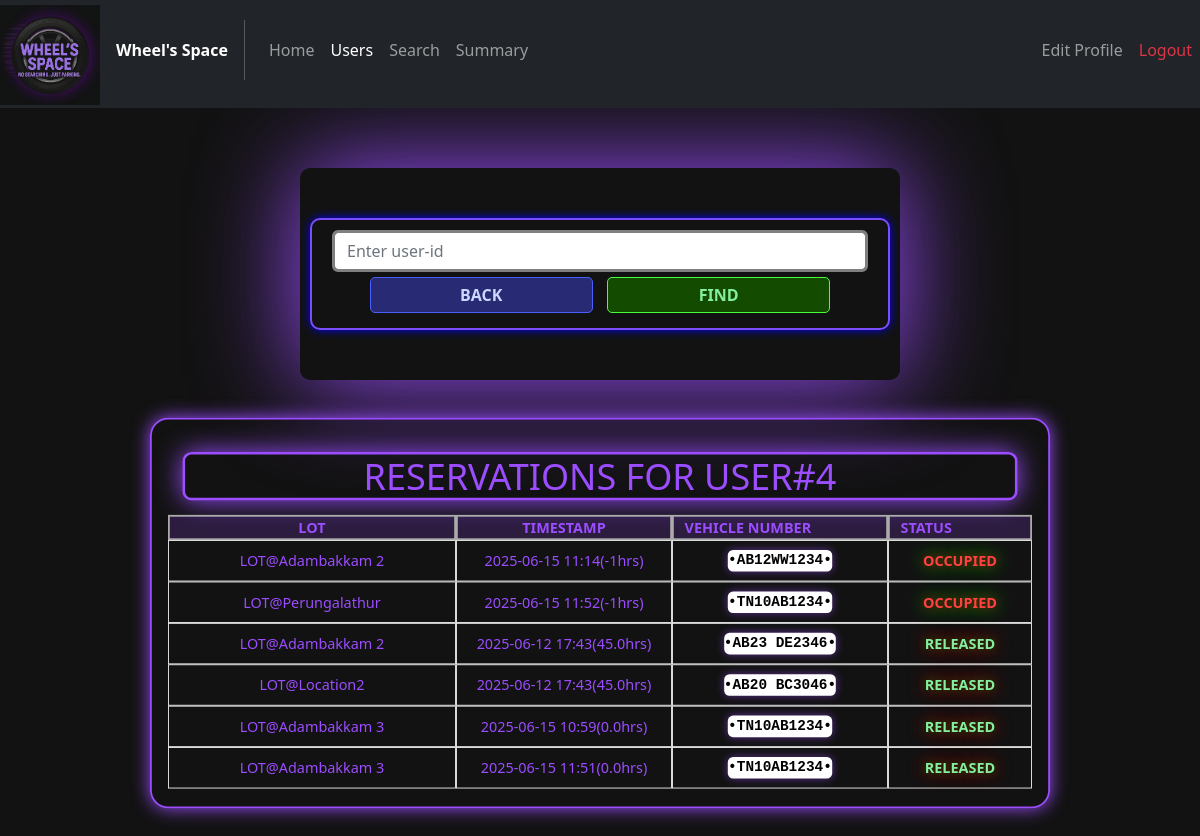
/adminhistory?userid=4, run on an earlier commit of the app's database.
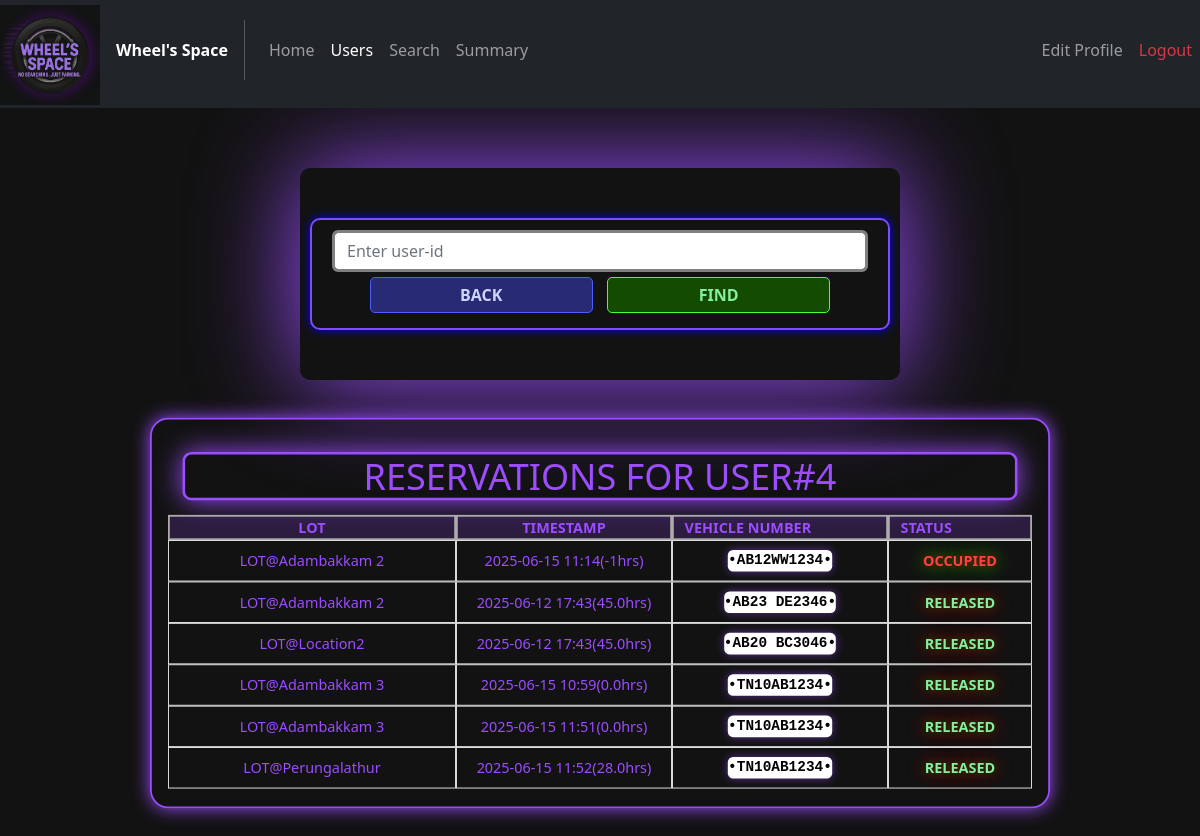
And on a later commit of the database.
### models/Reservations.py (models this page shows)
class Reservations(db.Model):
    __tablename__ = "Reservations"
    reservation_id = db.Column(db.Integer, primary_key = True)
    spot_id = db.Column(db.Integer, db.ForeignKey("Spots.spot_id"), nullable=True)
    user_id = db.Column(db.Integer, db.ForeignKey("Users.user_id"))
    parking_timestamp = db.Column(db.DateTime, nullable = False)
    leaving_timestamp = db.Column(db.DateTime)
    price_per_hour = db.Column(db.Numeric(10, 2), nullable=False)
    vehicle_number = db.Column(db.String(11), nullable=False)
    spot = db.relationship("Spots", back_populates = "reservation")
    user = db.relationship("Users", back_populates = "reserved")

### models/Lots.py (models this page shows)
class Lots(db.Model):
    __tablename__ = "Lots"
    lot_id   = db.Column(db.Integer, primary_key=True)
    location = db.Column(db.String(30), unique = True, nullable=False)
    price    = db.Column(db.Numeric(10, 2), nullable=False)
    address  = db.Column(db.String(100), nullable = False)
    pincode  = db.Column(db.Integer, nullable=False)
    max_spots= db.Column(db.Integer, nullable=False)
    spots    = db.relationship("Spots",back_populates = "lot")

### controllers/admin_routes.py (the view)
@admin_routes.route("/adminhistory")
def adminhistory():
    uid = request.args.get("userid")
    if (uid!=None):
        if not uid.isdigit():
            return render_template("admin_history.html", search=False)
        else:
            user = Users.query.filter_by(user_id = uid).first()
            if user==None:
                return render_template("admin_history.html",search=False,show_alert=True)
            raw_sql =  text(f"""SELECT
                                    spots.spot_id,
                                    lots.location,
                                    reservations.vehicle_number,
                                    reservations.parking_timestamp,
                                    reservations.leaving_timestamp
                                FROM reservations
                                LEFT OUTER JOIN spots ON (reservations.spot_id = spots.spot_id)
                                JOIN lots ON (spots.lot_id=lots.lot_id)
                                JOIN users ON (users.user_id = reservations.user_id)
                                WHERE users.user_id = {uid};""")
            res = db.session.execute(raw_sql).all()
            i=len(res)-1
            ind = i
            while i>=0:
                if res[ind].leaving_timestamp==None:
                    res.insert(0,res.pop(ind))
                    ind+=1
                i-=1
                ind-=1
            return render_template("admin_history.html", search=True, user_id = uid, reservations = res, datetime=datetime)
    else:
        return render_template("admin_history.html", search=False)

### templates/admin_history.html (shortened to what this page needs)
<!DOCTYPE html>
<html lang="en">
<head>
    <link href="https://cdn.jsdelivr.net/npm/bootstrap@5.2.3/dist/css/bootstrap.min.css" rel="stylesheet">
    <link rel="stylesheet" href="../static/css/General_style.css">
    <link rel="stylesheet" href="../static/css/Admin_style.css">
</head>
<body>
    <nav class="navbar navbar-expand-lg navbar-dark bg-dark my-nav-bar">
        <div class="navbar-brand logo">
            <img src = {{ url_for('static', filename='images/logo.png')}} alt="WHEEL'S SPACE LOGO" id="logo" class="img-fluid mb-5">
        </div>
        <span class="fw-bold text-white">Wheel's Space</span>
        <div class="collapse navbar-collapse" id = "navbarelements">
            <ul class="navbar-nav me-auto">
                <li class="nav-item">
                    <a href="{{url_for("admin_routes.adminhome")}}" class="nav-link my-nav-link">Home</a>
                </li>
                <li class="nav-item">
                    <a href="#" class="nav-link my-nav-link active">Users</a>
                </li>
                <li class="nav-item">
                    <a href="{{url_for("admin_routes.adminsearch")}}" class="nav-link my-nav-link">Search</a>
                </li>
                <li class="nav-item">
                    <a href="{{url_for("admin_routes.adminsummary")}}" class="nav-link my-nav-link">Summary</a>
                </li>
            </ul>
            <ul class="navbar-nav">
                <li class="nav-item">
                    <a href="{{url_for("admin_routes.adminedit")}}" class="nav-link my-nav-link">Edit Profile</a>
                </li>
                <li class="nav-item">
                    <a href="{{url_for('auth_rbac.logout')}}" class="nav-link my-nav-link text-danger">Logout</a>
                </li>
            </ul>
        </div>
    </nav>
    <div class="span-box text-center container">
        <form action="{{ url_for('admin_routes.adminhistory') }}" class="form-style form my-form">
            <input type="number" name="userid" id="userid" placeholder="Enter user-id" class="col-12 form-control my-form-input">
            <a href="{{ url_for('admin_routes.adminhome') }}" class="admin-button col-5 edit-btn">BACK</a>
            <input type="submit" value="FIND" class="admin-button col-5 add-btn">
        </form>
    </div>
    {% if search %}
    <div class="container my-3 user-box">
        <div class="row">
            <span class="my-title h1 m-3 col text-center">RESERVATIONS FOR USER#{{user_id}}</span>
        </div>
        <div class="row mb-1 mb-lg-0">
            <div class="table-heading col-6 col-md-5 col-lg-4">LOT</div>
            <div class="table-heading col-6 col-md-3 col-lg-3">TIMESTAMP</div>
            <div class="table-heading d-none d-md-block col-md-4 col-lg-3">VEHICLE NUMBER</div>
            <div class="table-heading d-none d-lg-block col-lg-2">STATUS</div>
        </div>
        {% if reservations | length == 0%}
            <div class="row mb-1 mb-lg-0">
                <div class="table-element col h2">
                    NO RESERVATIONS
                </div>
            </div>
        {% else %}
            {% for res in reservations %}
                {% if res.leaving_timestamp!=None %}
                    {% set duration = (datetime.strptime(res.leaving_timestamp[:-10],'%Y-%m-%d %H:%M')-datetime.strptime(res.parking_timestamp[:-10],'%Y-%m-%d %H:%M')).total_seconds()//3600 %}
                {% else %}
                    {% set duration = -1 %}
                {% endif %}
            <div class="row mb-1 mb-lg-0">
                <div class="table-element col-6 col-md-5 col-lg-4">LOT@{{res.location}}</div>
                <div class="table-element col-6 col-md-3">{{res.parking_timestamp[:-10]}}({{duration}}hrs)</div>
                <div class="table-element col-6 col-md-4 col-lg-3">
                    <div class="d-flex license-plate justify-content-center">
                        <span>{{res.vehicle_number}}</span>
                    </div>
                </div>
                <div class="table-element col-6 col-md-12 col-lg-2">
                    {% if res.leaving_timestamp==None %}
                        <span class="admin-red-span">OCCUPIED</span>
                    {% else %}
                        <span class="admin-green-span">RELEASED</span>
                    {% endif %}
                </div>
            </div>
            {% endfor %}
        {% endif %}
    </div>
    {% endif %}
</body>
</html>

### static/css/General_style.css (style rules this page uses)
body { background-color: #121212; }
.logo { max-width: 100px; max-height: 100px; }
.my-nav-bar { padding-top: 0px; }
.my-nav-link { padding: 10px; }
.span-box { min-width: 200px; max-width: 600px !important; margin-top: 5%; width: 80%; background-color: #121212; box-shadow: 0px 0px 100px 0px #9b4dff; padding: 50px 10px; border-radius: 10px; }
.edit-btn { background-color: #282b73; color: #cbd7ff; border: 1px solid #4b5fff; }
.add-btn { background-color: #134c00; color: #85ee9f; border: 1px solid #48ff3b; }
.my-form { padding: 10px 20px; border: 2px solid #7c4dff; border-radius: 10px; box-shadow: 0px 0px 10px 0px blue; }
.my-form .my-form-input { border: 3px solid gray !important; }
.my-title { border: 3px solid #9b4dff; color: #9b4dff; padding: 0px 10px; box-shadow: 0px 0px 30px 0px; border-radius: 10px; }
.table-heading { background-color: #9b4dff30; font-weight: bold; color: #9b4dff; border: 2px solid #ababab; display: flex; align-items: center; justify-content: center; }
.table-element { border: 1px solid #efefef; color: #9b4dff; display: flex; align-items: center; justify-content: center; }
.license-plate { text-align: center !important; border-radius: 6px; background: white; color: black; font-weight: bold; font-family: 'Consolas', 'Courier New', monospace; box-shadow: 0 0 10px #9b4dff88; height: fit-content; }
.license-plate::before, .license-plate::after { content: "•"; font-size: 1rem; color: black; vertical-align: middle; }
.user-box { max-width: 1000px; min-width: 250px; width: 90%; border: 2px solid #9b4dff; border-radius: 10px; overflow: hidden; margin-top: 20px; }

### static/css/Admin_style.css (style rules this page uses)
.admin-button { display: inline-block; text-decoration: none; font-weight: bold; padding: 5px 20px; margin: 5px; border-radius: 5px; transition: 0.2s all linear; text-align: center; cursor: pointer; }
.user-box { transform: scale(0.9); padding: 20px 30px; box-shadow: 0px 0px 20px 0px #9b4dff; border: 2px solid #9b4dff !important; border-radius: 20px; }
.admin-green-span { display: inline-block; text-decoration: none; font-weight: bold; padding: 5px 20px; margin: 5px; border-radius: 5px; transition: 0.2s all linear; text-align: center; color: #85ee9f; text-shadow: 0px 0px 10px #134c00, 0px 0px 20px #ff0000; }
.admin-red-span { display: inline-block; text-decoration: none; font-weight: bold; padding: 5px 20px; margin: 5px; border-radius: 5px; transition: 0.2s all linear; text-align: center; color: #ff4141; text-shadow: 0px 0px 10px #810a0a, 0px 0px 20px #00ff00; }

What changed in the data, as far as the page shows it:
changed Reservations "Perungalathur": duration "-1" → "28.0"; now shows "RELEASED"; no longer shows "OCCUPIED"; moves down the list
